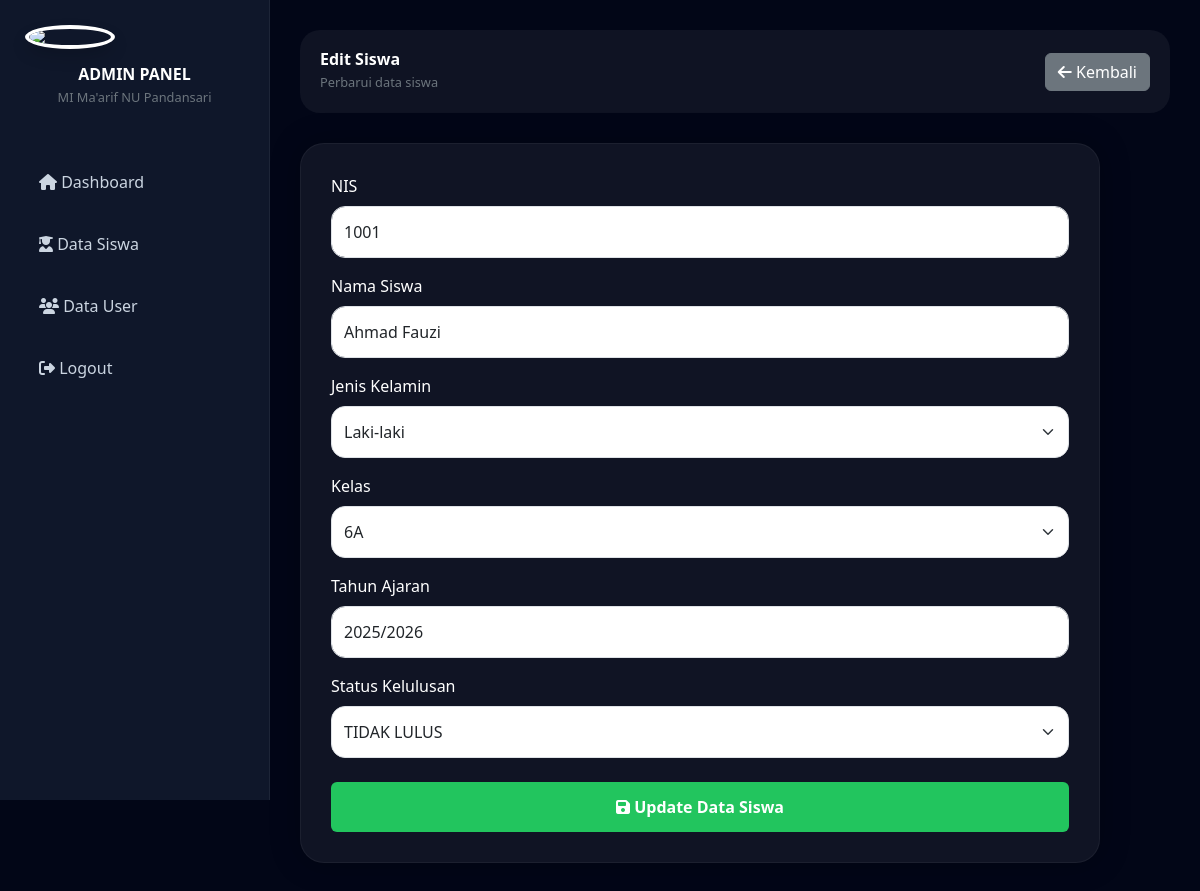
The page /kelulusan/admin/edit_siswa.php?id=1 (signed in) on the database its author committed.
### tables this page shows
CREATE TABLE `siswa` (
  `id` int NOT NULL,
  `nis` varchar(20) NOT NULL,
  `nama` varchar(100) NOT NULL,
  `jenis_kelamin` enum('Laki-laki','Perempuan') DEFAULT NULL,
  `kelas` varchar(20) DEFAULT NULL,
  `nilai` int DEFAULT NULL,
  `tahun_ajaran` varchar(20) DEFAULT NULL,
  `status_kelulusan` enum('LULUS','TIDAK LULUS','BELUM DIPROSES') DEFAULT 'BELUM DIPROSES',
  `created_at` timestamp NULL DEFAULT CURRENT_TIMESTAMP
);

### kelulusan/admin/edit_siswa.php (the view, shortened to what this page needs)
<?php
$conn = new mysqli("localhost", "root", "", "kelulusan_mi");
$id = $_GET['id'];
$siswa = $conn->query("
    SELECT *
    FROM siswa
    WHERE id='$id'
");
$data = $siswa->fetch_assoc();
?>
<!DOCTYPE html>
<html lang="id">
<head>
    <link href="https://cdn.jsdelivr.net/npm/bootstrap@5.3.3/dist/css/bootstrap.min.css"
          rel="stylesheet">
    <script src="https://cdn.tailwindcss.com"></script>
    <link rel="stylesheet"
          href="https://cdnjs.cloudflare.com/ajax/libs/font-awesome/6.5.2/css/all.min.css">
</head>
<body>
<div class="sidebar">
    <div class="text-center mb-5">
        <img
            src="../assets/img/logo.png"
            width="90"
            class="rounded-circle border border-4 border-white shadow"
        >
        <h4 class="mt-3 fw-bold">
            ADMIN PANEL
        </h4>
        <small class="text-secondary">
            MI Ma'arif NU Pandansari
        </small>
    </div>
    <a href="dashboard.php">
        <i class="fa fa-home"></i>
        Dashboard
    </a>
    <a href="siswa.php">
        <i class="fa fa-user-graduate"></i>
        Data Siswa
    </a>
    <a href="users.php">
        <i class="fa fa-users"></i>
        Data User
    </a>
    <a href="../logout.php">
        <i class="fa fa-sign-out-alt"></i>
        Logout
    </a>
</div>
<div class="content">
    <div class="topbar d-flex justify-content-between align-items-center">
        <div>
            <h3 class="fw-bold">
                Edit Siswa
            </h3>
            <small class="text-secondary">
                Perbarui data siswa
            </small>
        </div>
        <div>
            <a href="siswa.php"
               class="btn btn-secondary">
                <i class="fa fa-arrow-left"></i>
                Kembali
            </a>
        </div>
    </div>
    <div class="card-box">
        <form method="POST">
            <div class="mb-3">
                <label class="mb-2">
                    NIS
                </label>
                <input
                    type="text"
                    name="nis"
                    class="form-control"
                    value="<?= $data['nis']; ?>"
                    required
                >
            </div>
            <div class="mb-3">
                <label class="mb-2">
                    Nama Siswa
                </label>
                <input
                    type="text"
                    name="nama"
                    class="form-control"
                    value="<?= $data['nama']; ?>"
                    required
                >
            </div>
            <div class="mb-3">
                <label class="mb-2">
                    Jenis Kelamin
                </label>
                <select
                    name="jenis_kelamin"
                    class="form-select"
                    required
                >
                    <option value="Laki-laki"
                    <?= $data['jenis_kelamin'] == 'Laki-laki' ? 'selected' : ''; ?>>
                        Laki-laki
                    </option>
                </select>
            </div>
<div class="mb-3">
    <label class="mb-2">
        Kelas
    </label>
    <select
        name="kelas"
        class="form-select"
        required
    >
        <option value="6A"
        <?= $data['kelas'] == '6A' ? 'selected' : ''; ?>>
            6A
        </option>
    </select>
</div>
            <div class="mb-3">
                <label class="mb-2">
                    Tahun Ajaran
                </label>
                <input
                    type="text"
                    name="tahun_ajaran"
                    class="form-control"
                    value="<?= $data['tahun_ajaran']; ?>"
                    required
                >
            </div>
            <div class="mb-4">
                <label class="mb-2">
                    Status Kelulusan
                </label>
                <select
                    name="status_kelulusan"
                    class="form-select"
                    required
                >
                    <option value="TIDAK LULUS"
                    <?= $data['status_kelulusan'] == 'TIDAK LULUS' ? 'selected' : ''; ?>>
                        TIDAK LULUS
                    </option>
                </select>
            </div>
            <button
                type="submit"
                name="submit"
                class="btn btn-success btn-custom w-100"
            >
                <i class="fa fa-save"></i>
                Update Data Siswa
            </button>
        </form>
    </div>
</div>
</body>
</html>

### kelulusan/admin/edit_siswa.php (style rules this page uses)
body { background:#020617; color:white; overflow-x:hidden; }
.sidebar { width:270px; min-height:100vh; position:fixed; background:#0f172a; padding:25px; border-right:1px solid rgba(255,255,255,0.06); }
.sidebar a { display:block; color:#cbd5e1; padding:14px; border-radius:14px; margin-bottom:10px; text-decoration:none; transition:0.3s; }
.content { margin-left:270px; padding:30px; }
.card-box { background:rgba(255,255,255,0.06); border-radius:24px; padding:30px; border:1px solid rgba(255,255,255,0.05); box-shadow:0 0 30px rgba(0,0,0,0.25); max-width:800px; }
.form-control, .form-select { height:52px; border-radius:14px; }
.btn-custom { background:#22c55e; border:none; height:50px; font-weight:bold; }
.topbar { background:rgba(255,255,255,0.05); padding:20px; border-radius:20px; margin-bottom:30px; }

### rows shown on the page
siswa: nis "1001", nama "Ahmad Fauzi", jenis_kelamin "Laki-laki", kelas "6A", tahun_ajaran "2025/2026", status_kelulusan "TIDAK LULUS"
